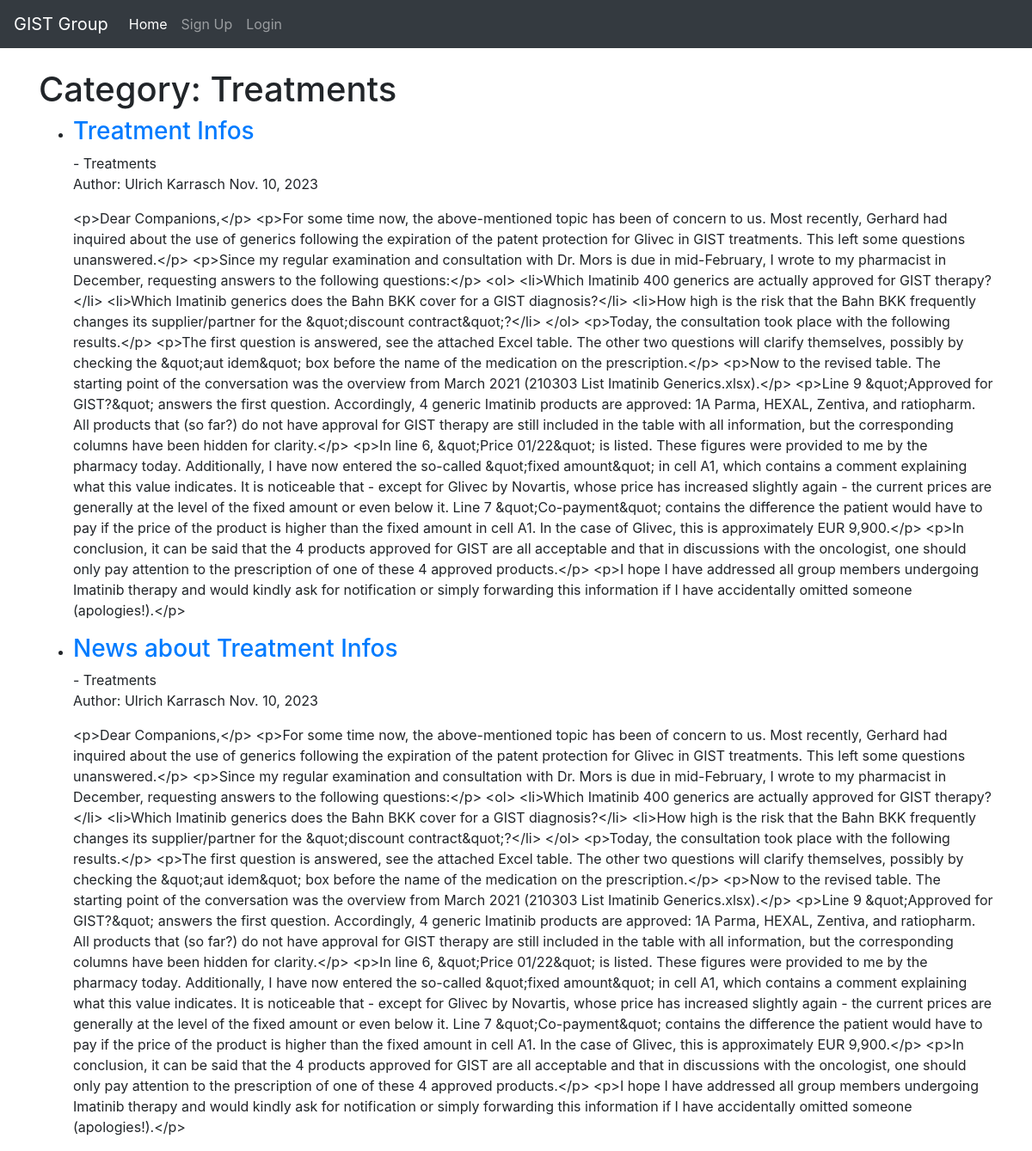
/blog/category/treatments/, run on the app's committed database.
### blog/models.py (models this page shows, shortened)
class BlogPost(models.Model):
    title = models.CharField(max_length=200)  # Title of the blog post
    header_image = models.ImageField(null=True, blank=True, upload_to="images/")  # Header image of the blog post
    content = RichTextField(blank=True, null=True)  # Content of the blog post using a rich text editor
    author = models.ForeignKey(User, on_delete=models.CASCADE)  # Author of the post, linked to User model
    publication_date = models.DateField(auto_now_add=True)  # Publication date of the post, automatically set
    category = models.CharField(max_length=200, default='news')  # Category of the blog post
    snippet = models.CharField(max_length=200)  # Short snippet or summary of the blog post
    def __str__(self):
        return self.title + ' | ' + str(self.author)

### blog/views.py (the view)
# urls.py: path('category/<str:section>/', CategoryView, name='category'),
def CategoryView(request, section):
    cleanSection = section.lower().replace('-', ' ')
    results = BlogPost.objects.filter(category__icontains=cleanSection)
    category_posts = BlogPost.objects.filter(category=section)
    print('categorys', results)
    return render(request, 'categories.html', {'section': section.title().replace('-', ' '), 'category_posts': results})

### blog/templates/categories.html (shortened to what this page needs)
{% extends 'base.html' %}
{% block content %}
<!DOCTYPE html>
<html lang="en">
<head>
</head>
<body>
    <h1>Category: {{ section }}</h1>
    <ul>
        {% for post in category_posts %}
        <li>
            <h3><a href="{% url 'post_detail' pk=post.pk %}">{{ post.title }}</a></h3> - {{ post.category }}
            <p>
                Author: {{ post.author.first_name }} {{ post.author.last_name }}
                {{ post.publication_date }}
            </p>
            <p>{{ post.content }}</p>
        </li>
        {% empty %}
        <li>No blog posts available.</li>
        {% endfor %}
    </ul>
</body>
</html>
{% endblock %}

### data on the page
BlogPost: title "Treatment Infos", category "Treatments", author.first_name "Ulrich", author.last_name "Karrasch", publication_date "Nov. 10, 2023", content "<p>Dear Companions,</p> <p>For some time now, the above-mentioned topic has been of concern to us. Most recently, Gerhard had inquired about the use of generics following the expiration of the patent protection for Glivec in GIST treatments. This left some questions unanswered.</p> <p>Since my regular examination and consultation with Dr. Mors is due in mid-February, I wrote to my pharmacist in December, requesting answers to the following questions:</p> <ol> <li>Which Imatinib 400 generics are actually approved for GIST therapy?</li> <li>Which Imatinib generics does the Bahn BKK cover for a GIST diagnosis?</li> <li>How high is the risk that the Bahn BKK frequently changes its…"
BlogPost: title "News about Treatment Infos", category "Treatments", author.first_name "Ulrich", author.last_name "Karrasch", publication_date "Nov. 10, 2023", content "<p>Dear Companions,</p> <p>For some time now, the above-mentioned topic has been of concern to us. Most recently, Gerhard had inquired about the use of generics following the expiration of the patent protection for Glivec in GIST treatments. This left some questions unanswered.</p> <p>Since my regular examination and consultation with Dr. Mors is due in mid-February, I wrote to my pharmacist in December, requesting answers to the following questions:</p> <ol> <li>Which Imatinib 400 generics are actually approved for GIST therapy?</li> <li>Which Imatinib generics does the Bahn BKK cover for a GIST diagnosis?</li> <li>How high is the risk that the Bahn BKK frequently changes its…"

### other printed values
{{ section }} "Treatments"
